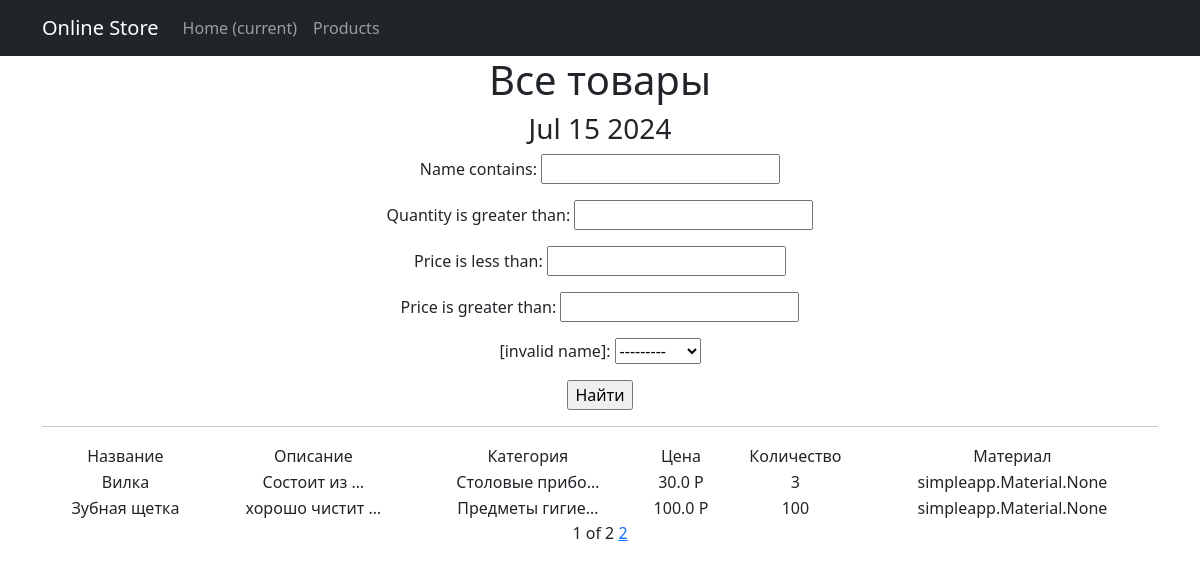
Screenshot of /products/ with the database file from the repository.
### simpleapp/models.py (models this page shows, shortened)
class Product(models.Model):
    name = models.CharField(
        max_length=50,
        unique=True,  # названия товаров не должны повторяться
    )
    description = models.TextField()
    quantity = models.IntegerField(
        validators=[MinValueValidator(0)],
    )
    category = models.ForeignKey(
        to='Category',
        on_delete=models.CASCADE,
        related_name='products',  # все продукты в категории будут доступны через поле products
    )
    price = models.FloatField(
        validators=[MinValueValidator(0.0)],
    )
    material = models.ManyToManyField(to='Material', through='ProductMaterial', related_name='products')

class Category(models.Model):
    name = models.CharField(max_length=100, unique=True)

### simpleapp/views.py (the view)
# urls.py: path('', ProductsList.as_view()),
class ProductsList(ListView):
    model = Product
    ordering = 'name'
    template_name = 'products.html'
    context_object_name = 'products'
    paginate_by = 2  # вот так мы можем указать количество записей на странице
    def get_queryset(self):
        queryset = super().get_queryset()
        self.filterset = ProductFilter(self.request.GET, queryset)
        return self.filterset.qs
    def get_context_data(self, **kwargs):
        context = super().get_context_data(**kwargs)
        context['filterset'] = self.filterset
        return context

### simpleapp/models.py (called while the page is built)
    def __str__(self):
        return self.name

### simpleapp/templatetags/custom_filters.py (called while the page is built)
@register.filter()
def currency(value, code='rub'):
    postfix = CURRENCIES_SYMBOLS[code]
    return f'{value} {postfix}'

### simpleapp/templatetags/custom_tags.py (called while the page is built)
@register.simple_tag()
def current_time(format_string='%b %d %Y'):
    return datetime.now().strftime(format_string)

@register.simple_tag(takes_context=True)
def url_replace(context, **kwargs):
    d = context['request'].GET.copy()
    for k, v in kwargs.items():
        d[k] = v
    return d.urlencode()

### templates/products.html (shortened to what this page needs)
{% extends 'flatpages/default.html' %}
{% load custom_filters %}
{% load custom_tags %}
{% block content %}
    <h1>Все товары</h1>
    <h3>{% current_time '%b %d %Y' %}</h3>
   <form action="" method="get">
       {{ filterset.form.as_p }}
       <input type="submit" value="Найти" />
   </form>
    <hr>
    {% if products %}
        <table style="width:100%">
            <tr>
                <td> Название </td>
                <td> Описание </td>
                <td> Категория </td>
                <td> Цена </td>
                <td> Количество </td>
                <td> Материал </td>
            </tr>
            {% for product in products %}
            <tr>
                <td>{{ product.name }}</td>
                <td>{{ product.description|truncatewords:2 }}</td>
                <td>{{ product.category.name|truncatechars:15 }}</td>
                <td>{{ product.price|currency }}</td>
                <td>{{ product.quantity }}</td>
                <td>{{ product.material }}</td>
            </tr>
            {% endfor %}
        </table>
    {% else %}
    <h2>Товаров нет!</h2>
    {% endif %}
        {{ page_obj.number }} of {{ page_obj.paginator.num_pages }}
    {% if page_obj.has_next %}
        <a href="?{% url_replace page=page_obj.next_page_number %}">{{ page_obj.next_page_number }}</a>
    {% endif %}
{% endblock content %}

### templates/flatpages/default.html (shortened to what this page needs)
<!DOCTYPE html>
<html lang="en">
<head>
    {% load static %}
    <link href="{% static 'css/styles.css' %}" rel="stylesheet"/>
</head>
<body>
<nav class="navbar navbar-expand-lg navbar-dark bg-dark static-top">
    <div class="container">
        <a class="navbar-brand" href="#">Online Store</a>
        <div class="collapse navbar-collapse" id="navbarResponsive">
            <ul class="navbar-nav ml-auto">
                <li class="nav-item active">
                    <a class="nav-link" href="#">Home
                        <span class="sr-only">(current)</span>
                    </a>
                </li>
                <li class="nav-item">
                    <a class="nav-link" href="/products/">Products</a>
                </li>
            </ul>
        </div>
    </div>
</nav>
<div class="container">
    <div class="row">
        <div class="col-lg-12 text-center">
            {% block content %}{% endblock content %}
        </div>
    </div>
</div>
</body>
</html>

### rows the page displays
Product: name "Вилка", description "Состоит из …", category.name "Столовые прибо…", price "30.0 Р", quantity "3", material "simpleapp.Material.None"
Product: name "Зубная щетка", description "хорошо чистит …", category.name "Предметы гигие…", price "100.0 Р", quantity "100", material "simpleapp.Material.None"

### other values shown
{{ page_obj.number }} "1"
{{ page_obj.paginator.num_pages }} "2"
{{ page_obj.next_page_number }} "2"
